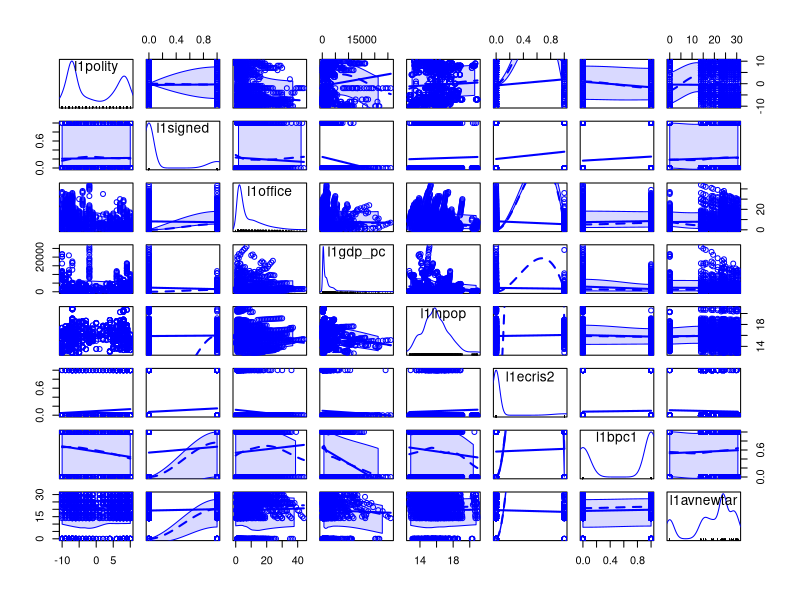
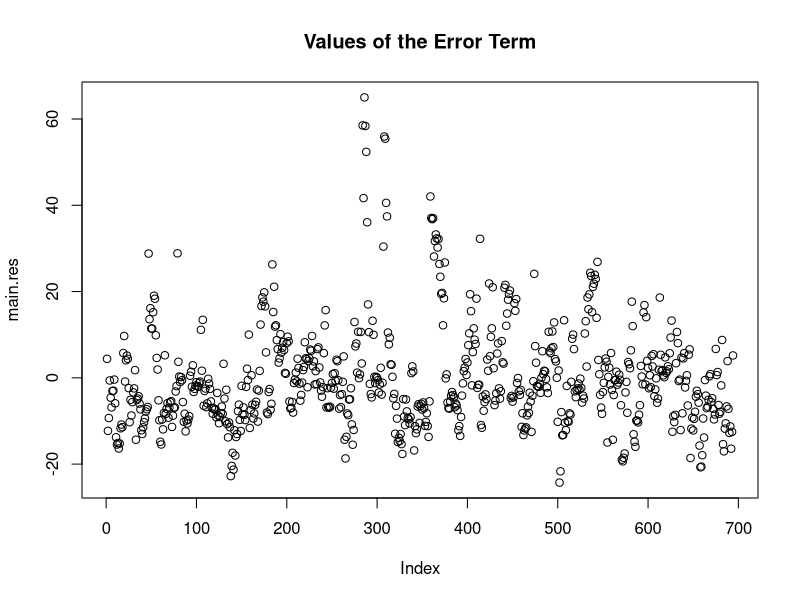
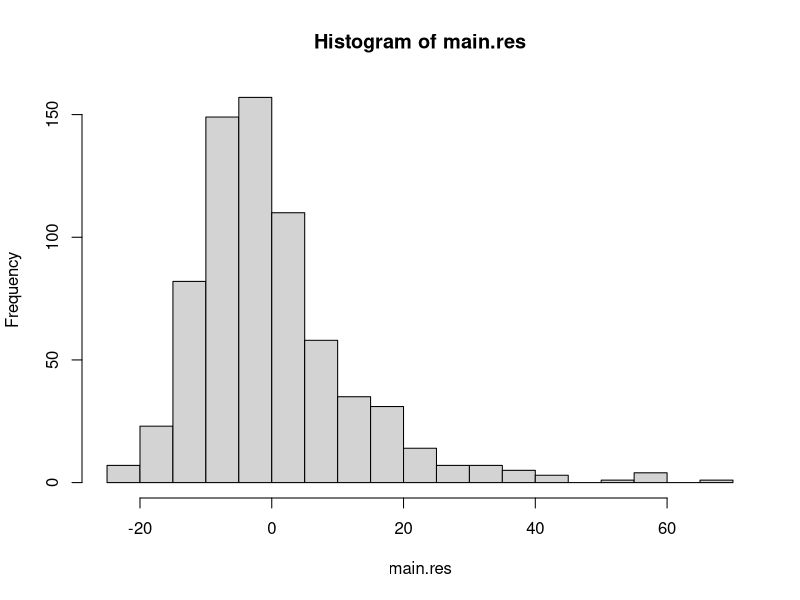
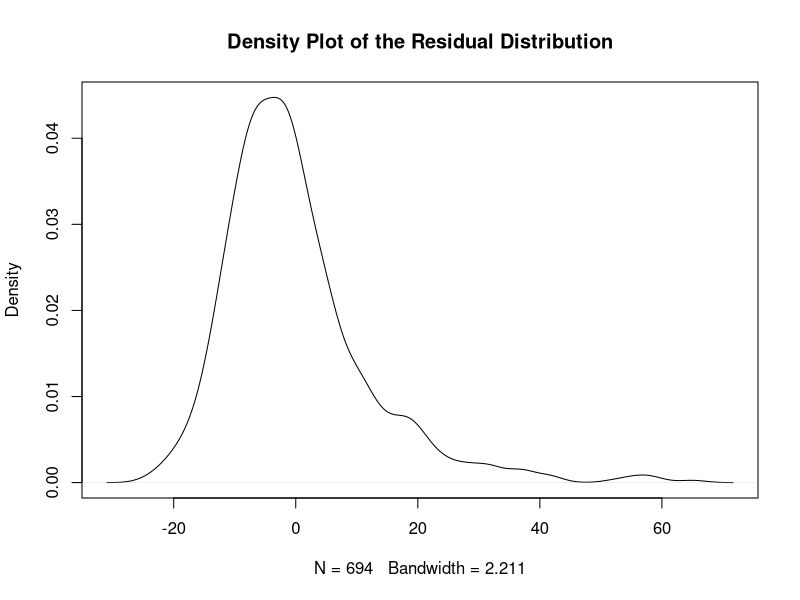
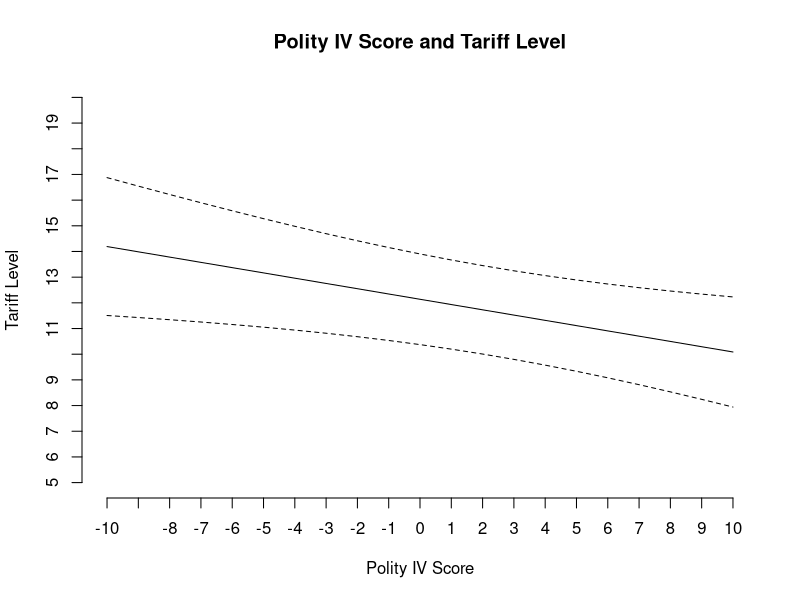

Write the R code that produced these figures, in order.
## ---- chunk 1
data(airquality)
summary(airquality)
## ---- chunk 2
lm1=lm(Ozone ~ Solar.R, data=airquality)
## ---- chunk 3
summary(lm1)
## ---- chunk 4
setwd('C:/Users/Jan/OneDrive/Documents/GitHub/ps630_lab/W5')
# Sets the working directory
library(foreign)
# Allows you to read more data formats
LDC=read.dta("LDC_IO_replication.dta")
summary(LDC)
## ---- chunk 5
library(car)

LDC2=as.data.frame(LDC[,c("l1polity","l1signed","l1office","l1gdp_pc","l1lnpop","l1ecris2","l1bpc1","l1avnewtar")])
cor(LDC2)

LDC3=na.omit(LDC2)
cor(LDC3)

scatterplotMatrix(~ l1polity + l1signed + l1office + l1gdp_pc + l1lnpop + l1ecris2 + l1bpc1 + l1avnewtar, data=LDC)
## ---- chunk 6
simple=lm(newtar~l1polity, data=LDC)
summary(simple)
## ---- chunk 7
library(arm)
display(simple)
## ---- chunk 8
main=lm(newtar ~ l1polity + l1signed + l1office + l1gdp_pc + l1lnpop + l1ecris2 + l1bpc1 + l1avnewtar, data = LDC)
summary(main)
## ---- chunk 9
display(main)
## ---- chunk 10
names(main)
## ---- chunk 11
main.res = resid(main)
plot(main.res, main="Values of the Error Term")
## ---- chunk 12
hist(main.res, breaks=20)
res.density=density(main.res)
plot(res.density, main="Density Plot of the Residual Distribution")
## ---- chunk 13
nd <- data.frame(l1polity=seq(-10,10,by=1), l1signed=rep(0.1511,21), l1office=rep(8.431,21), l1gdp_pc=rep(2888,21), l1lnpop=rep(15.10,21), l1ecris2=rep(0.0641,21), l1bpc1=rep(0.5909,21), l1avnewtar=rep(14.91,21))
## ---- chunk 14
pred.p1 <- predict(main, type="response", se.fit=TRUE, newdata=nd)

pred.table <- cbind(pred.p1$fit, pred.p1$se.fit)
pred.table
## ---- chunk 15
fit <- pred.p1$fit
low <- pred.p1$fit - 2*pred.p1$se.fit
high <- pred.p1$fit + 2*pred.p1$se.fit
cis <- cbind(fit, low, high)

cis ### To extract the values

plot(pred.p1$fit, type="l", ylim=c(5,20), main="Polity IV Score and Tariff Level", 
     xlab="Polity IV Score", ylab="Tariff Level", axes=FALSE)
axis(1, at=seq(1,21), labels=seq(-10,10,1))
axis(2, at=seq(5,20), labels=seq(5,20))
matlines(cis[,c(2,3)], lty=2, col="black")
